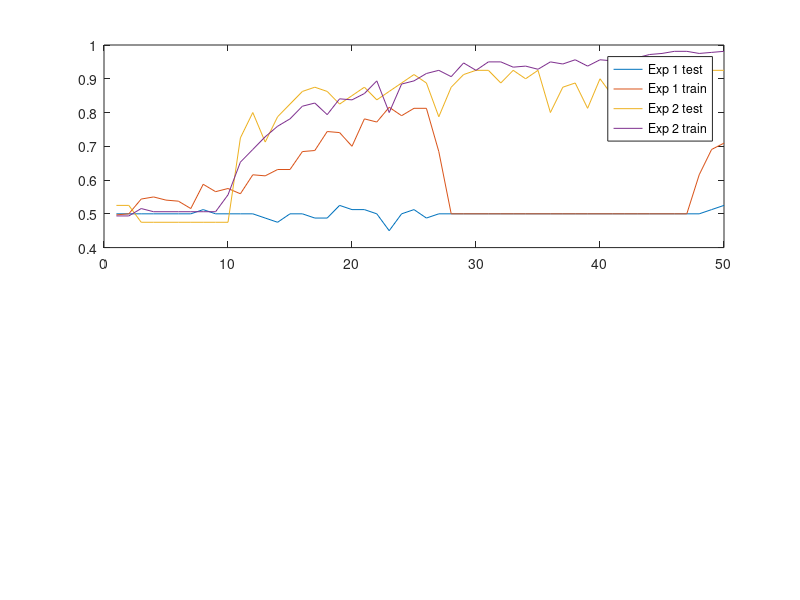

MATLAB code for this plot: (Note: this script raises an error after producing the figure.)
clear all;
% training plots
acc_1_train = [0.496875
0.5
0.54375
0.55
0.540625
0.5375
0.515625
0.5875
0.565625
0.575
0.559375
0.615625
0.6125
0.63125
0.63125
0.684375
0.6875
0.74375
0.740625
0.7
0.78125
0.771875
0.815625
0.790625
0.8125
0.8125
0.684375
0.5
0.5
0.5
0.5
0.5
0.5
0.5
0.5
0.5
0.5
0.5
0.5
0.5
0.5
0.5
0.5
0.5
0.5
0.5
0.5
0.615625
0.690625
0.709375];


acc_1_test = [0.5
0.5
0.5
0.5
0.5
0.5
0.5
0.5125
0.5
0.5
0.5
0.5
0.4875
0.475
0.5
0.5
0.4875
0.4875
0.525
0.5125
0.5125
0.5
0.45
0.5
0.5125
0.4875
0.5
0.5
0.5
0.5
0.5
0.5
0.5
0.5
0.5
0.5
0.5
0.5
0.5
0.5
0.5
0.5
0.5
0.5
0.5
0.5
0.5
0.5
0.5125
0.525
];

lss_1_train = [5170.78
4.22009
2.42635
2.13588
2.14392
2.12885
2.15465
2.10668
2.1001
2.10637
2.07404
2.01489
1.9986
1.97897
1.96007
1.88447
1.89806
1.78192
1.7996
1.79534
1.64751
1.60381
1.52082
1.48438
1.47974
1.3959
7.46183
4.11655
4.09332
4.08281
4.05036
4.05766
4.04057
4.0043
4.0163
3.98294
3.97171
3.93556
3.95133
3.94052
3.87141
3.91611
3.85883
3.8437
3.95873
3.91945
3.86569
2.17635
1.8642
1.8397
];

lss_1_test = [5.07654
4.42754
2.41117
2.47963
2.46377
2.51925
2.35931
2.34844
2.40458
2.37621
2.4515
2.49833
2.38975
2.42158
2.54469
2.60904
2.68963
2.73865
2.63648
2.49367
2.65263
3.25433
2.99817
3.22485
2.68798
2.95017
4.50577
4.52935
4.47183
4.45398
4.52752
4.50729
4.60758
4.6201
4.91031
4.65442
4.51854
4.4784
4.40046
4.41923
4.86581
4.81867
4.61498
4.94775
4.63881
4.77973
4.31629
2.78092
2.75996
2.54017
];

acc_2_train = [0.49375
0.49375
0.515625
0.50625
0.50625
0.50625
0.50625
0.50625
0.50625
0.55625
0.653125
0.690625
0.728125
0.759375
0.78125
0.81875
0.828125
0.79375
0.840625
0.8375
0.85625
0.89375
0.8
0.884375
0.89375
0.915625
0.925
0.90625
0.946875
0.925
0.95
0.95
0.934375
0.9375
0.928125
0.95
0.94375
0.95625
0.9375
0.95625
0.953125
0.946875
0.9625
0.971875
0.975
0.98125
0.98125
0.975
0.978125
0.98125
];

acc_2_test = [0.525
0.525
0.475
0.475
0.475
0.475
0.475
0.475
0.475
0.475
0.725
0.8
0.7125
0.7875
0.825
0.8625
0.875
0.8625
0.825
0.85
0.875
0.8375
0.8625
0.8875
0.9125
0.8875
0.7875
0.875
0.9125
0.925
0.925
0.8875
0.925
0.9
0.925
0.8
0.875
0.8875
0.8125
0.9
0.85
0.9
0.9
0.9
0.9
0.925
0.9
0.9
0.925
0.925
];

lss_2_train = [2262.59
6.16667
16.1201
4.04058
4.00231
3.96042
5.49838
4.00867
3.90434
2.42007
1.97116
1.88027
1.77126
1.72889
1.63727
1.4638
1.32365
1.47062
1.24399
1.10916
1.06138
0.972438
1.40768
0.868891
0.805208
0.753276
0.657885
0.858281
0.578932
0.616177
0.59526
0.538266
0.645292
0.575672
0.700719
0.478927
0.516219
0.447875
0.595104
0.432594
0.4875
0.463526
0.370344
0.348307
0.308578
0.268729
0.276224
0.298854
0.278708
0.260146
];

lss_2_test = [6.16667
6.16667
4.14113
4.12898
4.09238
4.01427
4.41235
4.04565
3.91546
2.06673
1.86658
1.73296
1.78552
1.56633
1.44146
1.40873
1.10679
1.07525
1.08817
1.01985
0.799229
0.998
1.03692
0.836938
0.685771
0.97625
1.47773
0.816271
0.718208
0.590312
0.725042
0.778
0.679333
0.728
0.614708
1.38833
0.838937
0.876354
1.31492
0.8295
1.15106
0.820479
0.764792
0.788958
0.744854
0.657146
0.66525
0.756875
0.596625
0.672312
];

epoch = [1:50];

figure(1)
subplot(2,1,1)
plot(epoch,acc_1_test,epoch,acc_1_train,epoch,acc_2_test,epoch,acc_2_train)
lgd = legend('Exp 1 test','Exp 1 train','Exp 2 test','Exp 2 train');
lgd.Location = 'northwest';
title('Classification Accuracy')
xlabel('Epoch')
ylabel('Accuracy')
subplot(2,1,2)
semilogy(epoch,lss_1_test,epoch,lss_1_train,epoch,lss_2_test,epoch,lss_2_train)
title('Classification Loss')
xlabel('Epoch')
ylabel('Spike Count Loss')
lgd = legend('Exp 1 test','Exp 1 train','Exp 2 test','Exp 2 train');
lgd.Location = 'northwest';
%sgtitle('Subplot Grid Title')


A_scn = load('A_dc_subject_001_DATA.mat').D;
A_spk = niftiread('A_dc_subject_001.nii');
A_spk_sm = sum(A_spk,3);

A_scn = squeeze(A_scn(1,:,:));
A_spk = A_spk(:,:,50);

figure(2)
subplot(1,3,1)
imshow(squeeze(A_scn),[])
title('Simulated fMRI Frame')
subplot(1,3,2)
imshow(A_spk,[])
title('Spike Encoded Frame')
subplot(1,3,3)
imshow(A_spk_sm,[])
title('Spike Tensor Sum')






